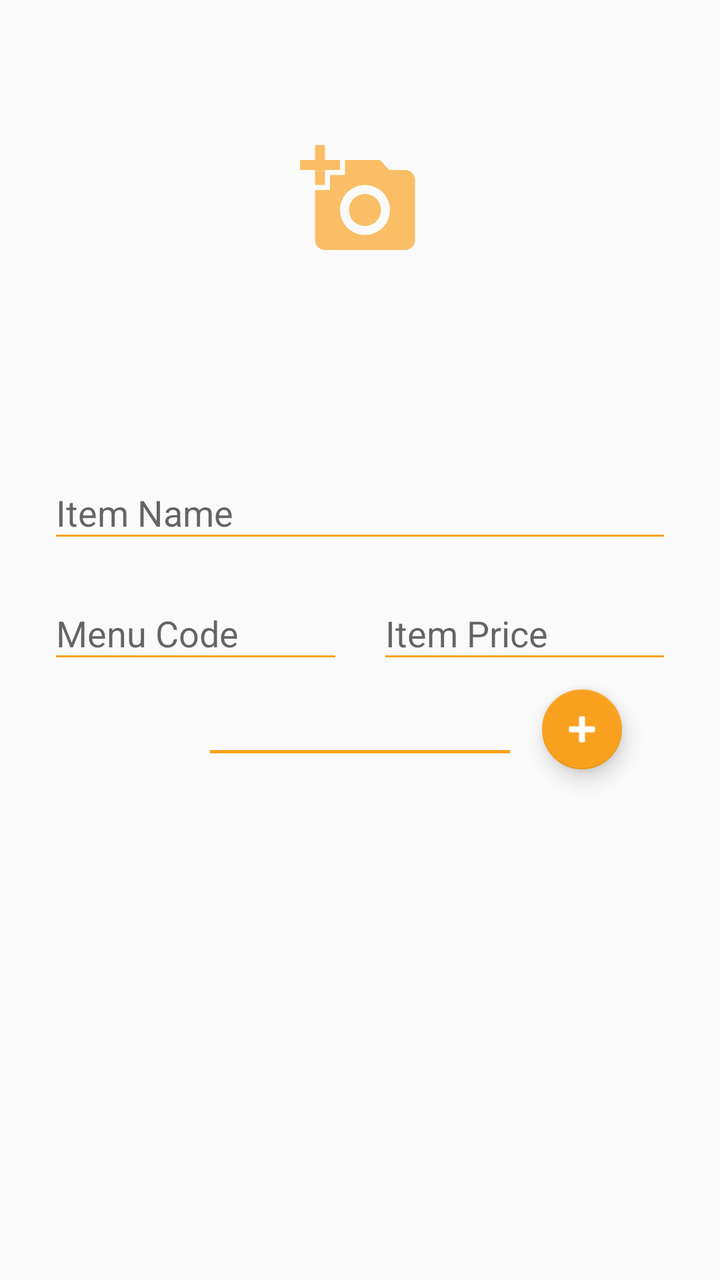
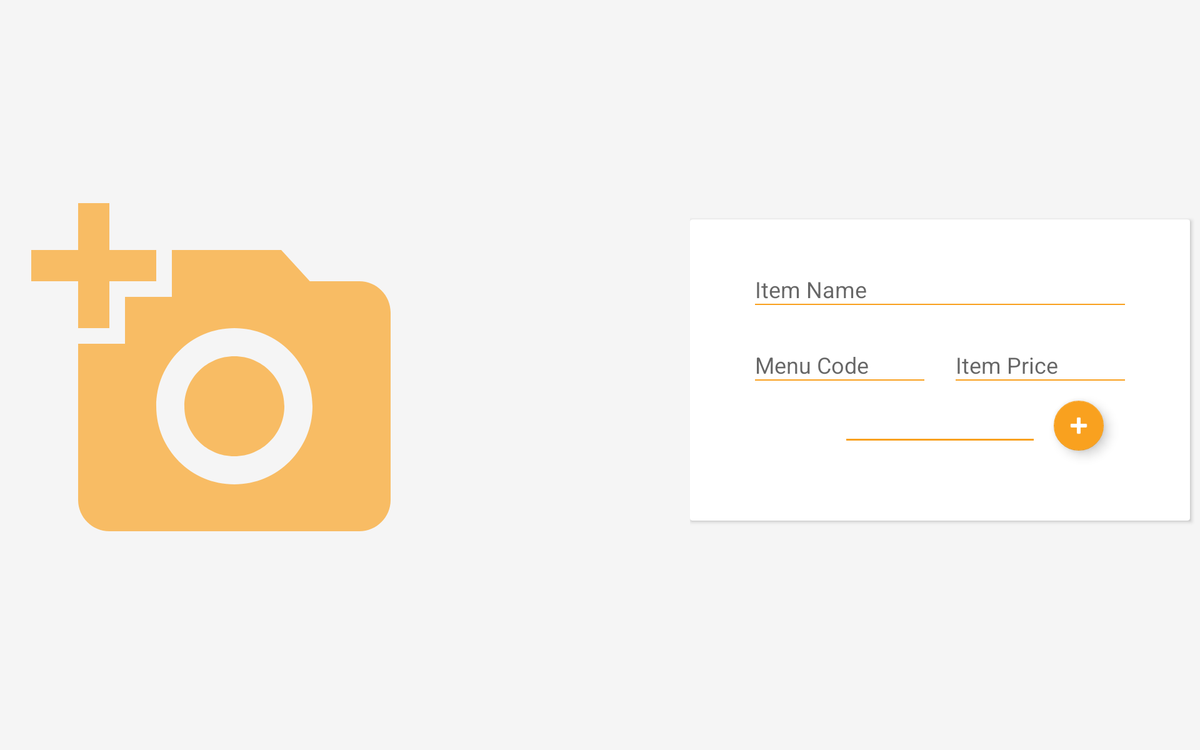

An Android layout and its configuration variant, each rendered on a device that would load it. The default file and the variant file are quoted in full after the pictures.
<!-- AndroidManifest.xml: application theme AppTheme -->
<!-- res/layout/activity_update_product_actiivty.xml -->
<?xml version="1.0" encoding="utf-8"?>
<android.support.constraint.ConstraintLayout xmlns:android="http://schemas.android.com/apk/res/android"
    xmlns:app="http://schemas.android.com/apk/res-auto"
    xmlns:tools="http://schemas.android.com/tools"
    android:layout_width="match_parent"
    android:layout_height="match_parent"
    tools:context="com.pointofsalesandroid.androidbasedpos_inventory.Restaurant.UpdateProductActiivty">
    <android.support.v7.widget.Toolbar
        android:id="@+id/toolbar"
        app:title="@string/addItem"
        android:textAlignment="center"
        android:visibility="gone"
        app:titleTextColor="@color/colorWhite"
        android:layout_width="match_parent"
        android:layout_height="wrap_content"
        android:background="@color/colorAccent"
        android:minHeight="?attr/actionBarSize"
        android:theme="?attr/actionBarTheme"
        app:layout_constraintEnd_toEndOf="parent"
        app:layout_constraintStart_toStartOf="parent"
        app:layout_constraintTop_toTopOf="parent" />

    <ScrollView
        android:layout_width="0dp"
        android:layout_height="0dp"
        android:scrollbars="none"
        android:layout_marginBottom="8dp"
        app:layout_constraintBottom_toBottomOf="parent"
        app:layout_constraintEnd_toEndOf="parent"
        app:layout_constraintStart_toStartOf="parent"
        app:layout_constraintTop_toBottomOf="@id/toolbar">

        <android.support.constraint.ConstraintLayout
            android:layout_width="match_parent"
            android:layout_height="match_parent"
            android:orientation="vertical" >

            <ImageView
                android:id="@+id/product_banner"
                android:layout_width="match_parent"
                android:layout_height="200dp"
                android:scaleType="centerCrop"
                android:src="@drawable/ic_add_a_photo_black_24dp"
                android:padding="150dp"
                android:tint="@color/colorPrimaryDark"
                app:layout_constraintEnd_toEndOf="parent"
                app:layout_constraintStart_toStartOf="parent"
                app:layout_constraintTop_toTopOf="parent" />

            <android.support.design.widget.TextInputLayout
                android:id="@+id/container_store_name"
                android:layout_width="match_parent"
                android:layout_height="wrap_content"
                android:layout_marginEnd="24dp"
                android:layout_marginStart="24dp"
                android:layout_marginTop="24dp"
                android:hint="Item Name"
                app:layout_constraintEnd_toEndOf="parent"
                app:layout_constraintHorizontal_bias="0.833"
                app:layout_constraintStart_toStartOf="parent"
                app:layout_constraintTop_toBottomOf="@+id/product_banner">

                <android.support.design.widget.TextInputEditText
                    android:layout_width="match_parent"
                    android:layout_height="wrap_content"
                    android:backgroundTint="@color/colorAccent"
                    android:drawablePadding="5dp"
                    android:id="@+id/fItemName"
                    android:textColor="@color/colorText" />
            </android.support.design.widget.TextInputLayout>

            <Button
                android:id="@+id/saveToiInventory"
                android:layout_width="wrap_content"
                android:layout_height="@dimen/saveButtonHeight"
                android:layout_marginBottom="8dp"
                android:layout_marginEnd="8dp"
                android:layout_marginStart="8dp"
                android:layout_marginTop="16dp"
                android:background="@drawable/butoon_save"
                android:paddingLeft="15dp"
                android:paddingRight="15dp"
                android:text="Save To inventory"
                android:textAllCaps="false"
                android:textColor="@color/colorWhite"
                app:layout_constraintBottom_toBottomOf="parent"
                app:layout_constraintEnd_toEndOf="parent"
                app:layout_constraintHorizontal_bias="0.502"
                app:layout_constraintStart_toStartOf="parent"
                app:layout_constraintTop_toBottomOf="@+id/dropDownCategory" />

            <android.support.design.widget.TextInputLayout
                android:id="@+id/container_item_price"
                android:layout_width="0dp"
                android:layout_height="wrap_content"
                android:layout_marginEnd="24dp"
                android:layout_marginStart="8dp"
                android:layout_marginTop="8dp"
                android:hint="Item Price"
                app:layout_constraintEnd_toEndOf="parent"
                app:layout_constraintStart_toEndOf="@+id/divider"
                app:layout_constraintTop_toBottomOf="@+id/container_store_name">

                <android.support.design.widget.TextInputEditText
                    android:layout_width="match_parent"
                    android:layout_height="wrap_content"
                    android:backgroundTint="@color/colorAccent"
                    android:drawablePadding="5dp"
                    android:inputType="numberDecimal"
                    android:textColor="@color/colorText"
                    android:id="@+id/fitemPrice"
                    />
            </android.support.design.widget.TextInputLayout>

            <View
                android:id="@+id/divider"
                android:layout_width="1dp"
                android:layout_height="50dp"
                android:layout_marginEnd="8dp"
                android:layout_marginStart="8dp"
                android:layout_marginTop="8dp"
                android:backgroundTint="@android:color/transparent"
                app:layout_constraintEnd_toEndOf="parent"
                app:layout_constraintStart_toStartOf="parent"
                app:layout_constraintTop_toBottomOf="@+id/container_store_name">


            </View>

            <android.support.design.widget.TextInputLayout
                android:id="@+id/container_category"
                android:layout_width="match_parent"
                android:layout_height="wrap_content"
                android:layout_marginEnd="24dp"
                android:layout_marginStart="24dp"
                android:layout_marginTop="8dp"
                android:hint="Menu Category"
                app:layout_constraintEnd_toEndOf="parent"
                app:layout_constraintHorizontal_bias="0.0"
                app:layout_constraintStart_toStartOf="parent"
                app:layout_constraintTop_toBottomOf="@+id/container_menu_code">

            </android.support.design.widget.TextInputLayout>

            <android.support.design.widget.TextInputLayout
                android:id="@+id/container_menu_code"
                android:layout_width="0dp"
                android:layout_height="wrap_content"
                android:layout_marginEnd="8dp"
                android:layout_marginStart="24dp"
                android:layout_marginTop="8dp"
                android:hint="Menu Code"
                app:layout_constraintEnd_toStartOf="@+id/divider"
                app:layout_constraintStart_toStartOf="parent"
                app:layout_constraintTop_toBottomOf="@+id/container_store_name">

                <android.support.design.widget.TextInputEditText
                    android:layout_width="match_parent"
                    android:layout_height="wrap_content"
                    android:backgroundTint="@color/colorAccent"
                    android:drawablePadding="5dp"
                    android:textColor="@color/colorText"
                    android:id="@+id/fMenuCode"

                    />
            </android.support.design.widget.TextInputLayout>


            <android.support.v7.widget.AppCompatSpinner
                android:id="@+id/dropDownCategory"
                android:layout_width="150dp"
                android:layout_height="wrap_content"
                android:layout_marginTop="24dp"
                android:background="@drawable/bottomline"
                android:padding="8dp"
                android:spinnerMode="dialog"
                android:textAlignment="center"
                android:tooltipText="Category"
                app:layout_constraintEnd_toEndOf="parent"
                app:layout_constraintStart_toStartOf="parent"
                app:layout_constraintTop_toBottomOf="@id/container_menu_code">

            </android.support.v7.widget.AppCompatSpinner>

            <android.support.design.widget.FloatingActionButton
                android:layout_width="wrap_content"
                android:layout_height="wrap_content"
                android:layout_marginLeft="16dp"
                android:layout_marginTop="8dp"
                android:id="@+id/add_category"
                android:tint="@android:color/white"
                app:fabSize="mini"
                app:layout_constraintLeft_toRightOf="@id/dropDownCategory"
                app:layout_constraintTop_toBottomOf="@+id/container_item_price"
                app:srcCompat="@android:drawable/ic_input_add" />

        </android.support.constraint.ConstraintLayout>
    </ScrollView>

    <com.wang.avi.AVLoadingIndicatorView
        android:id="@+id/avi"
        style="@style/AVLoadingIndicatorView.Large"
        android:layout_width="wrap_content"
        android:layout_height="wrap_content"
        android:layout_marginBottom="8dp"
        android:layout_marginEnd="8dp"
        android:layout_marginStart="8dp"
        android:layout_marginTop="8dp"
        android:visibility="gone"
        android:translationZ="4dp"
        app:indicatorColor="@color/colorWhite"
        app:indicatorName="BallPulseIndicator"
        app:layout_constraintBottom_toBottomOf="parent"
        app:layout_constraintEnd_toEndOf="parent"
        app:layout_constraintStart_toStartOf="parent"
        app:layout_constraintTop_toTopOf="parent" />
    <RelativeLayout
        android:layout_width="match_parent"
        android:layout_height="match_parent"
        android:background="@color/colorAccent"
        android:visibility="gone"
        android:translationZ="3dp"
        android:id="@+id/prog"
        ></RelativeLayout>
</android.support.constraint.ConstraintLayout>
<!-- resources referenced by this layout -->
<resources>
  <color name="colorAccent">#F9A11F</color>
  <color name="colorPrimaryDark">#F9A11F</color>
  <color name="colorText">#303030</color>
  <color name="colorWhite">#ffffff</color>
  <!-- drawable bottomline (drawable) -->
  <?xml version="1.0" encoding="utf-8"?>
  <layer-list xmlns:android="http://schemas.android.com/apk/res/android">
  
      <item>
          <shape android:shape="rectangle" >
  
          </shape>
      </item>
  
      <item android:top="-5dp" android:right="-5dp" android:left="-5dp">
          <shape>
              <solid android:color="@android:color/transparent" />
              <stroke
                  android:width="1.5dp"
                  android:color="@color/colorAccent" />
          </shape>
      </item>
  </layer-list>
  <!-- drawable butoon_save (drawable-mdpi) -->
  <?xml version="1.0" encoding="utf-8"?>
  <shape xmlns:android="http://schemas.android.com/apk/res/android">
  <stroke android:width="1dp"
      android:color="@color/colorText"
      />
      <size android:width="50dp" android:height="50dp"/>
  <corners android:radius="50dp"/>
  <solid android:color="@color/colorAccent"/>
  </shape>
  <!-- drawable ic_add_a_photo_black_24dp (drawable) -->
  <vector android:alpha="0.68" android:height="48dp"
      android:viewportHeight="24.0" android:viewportWidth="24.0"
      android:width="48dp" xmlns:android="http://schemas.android.com/apk/res/android">
      <path android:fillColor="#FF000000" android:pathData="M3,4L3,1h2v3h3v2L5,6v3L3,9L3,6L0,6L0,4h3zM6,10L6,7h3L9,4h7l1.83,2L21,6c1.1,0 2,0.9 2,2v12c0,1.1 -0.9,2 -2,2L5,22c-1.1,0 -2,-0.9 -2,-2L3,10h3zM13,19c2.76,0 5,-2.24 5,-5s-2.24,-5 -5,-5 -5,2.24 -5,5 2.24,5 5,5zM9.8,14c0,1.77 1.43,3.2 3.2,3.2s3.2,-1.43 3.2,-3.2 -1.43,-3.2 -3.2,-3.2 -3.2,1.43 -3.2,3.2z"/>
  </vector>
  <string name="addItem">Add Item</string>
  <style name="AppTheme" parent="Theme.AppCompat.Light.DarkActionBar">
          
          <item name="colorPrimary">@color/colorPrimary</item>
          <item name="colorPrimaryDark">@color/colorPrimaryDark</item>
          <item name="colorAccent">@color/colorAccent</item>
      </style>
  <color name="colorPrimary">#F5F5F5</color>
</resources>
<!-- res/layout-large-land/activity_update_product_actiivty.xml (the author's variant of the layout above) -->
<!-- drawn on a 7-inch tablet turned sideways -->
<?xml version="1.0" encoding="utf-8"?>
<android.support.constraint.ConstraintLayout xmlns:android="http://schemas.android.com/apk/res/android"
    xmlns:app="http://schemas.android.com/apk/res-auto"
    xmlns:tools="http://schemas.android.com/tools"
    android:layout_width="match_parent"
    android:layout_height="match_parent"
    android:background="@color/slightGrey"
    tools:context="com.pointofsalesandroid.androidbasedpos_inventory.Restaurant.AddToInventoryRestuarant">

    <android.support.v7.widget.Toolbar
        android:id="@+id/toolbar"
        android:layout_width="match_parent"
        android:layout_height="wrap_content"
        android:background="@color/colorAccent"
        android:minHeight="?attr/actionBarSize"
        android:textAlignment="center"
        android:theme="?attr/actionBarTheme"
        android:visibility="gone"
        app:layout_constraintEnd_toEndOf="parent"
        app:layout_constraintStart_toStartOf="parent"
        app:layout_constraintTop_toTopOf="parent"
        app:title="@string/addItem"
        app:titleTextColor="@color/colorWhite" />

    <ImageView
        android:id="@+id/product_banner"
        android:layout_width="350dp"
        android:layout_height="match_parent"
        android:padding="150dp"
        android:scaleType="centerCrop"
        android:src="@drawable/ic_add_a_photo_black_24dp"
        android:tint="@color/colorPrimaryDark"
        app:layout_constraintBottom_toBottomOf="parent"
        app:layout_constraintStart_toStartOf="parent"
        app:layout_constraintTop_toTopOf="parent" />

    <ScrollView
        android:layout_width="wrap_content"
        android:layout_height="wrap_content"
        android:layout_marginBottom="8dp"
        android:scrollbars="none"
        app:layout_constraintBottom_toBottomOf="parent"
        app:layout_constraintEnd_toEndOf="parent"
        app:layout_constraintLeft_toRightOf="@id/product_banner"
        app:layout_constraintTop_toBottomOf="@id/toolbar">

        <android.support.constraint.ConstraintLayout
            android:layout_width="match_parent"
            android:layout_height="match_parent"
            android:orientation="vertical">


            <android.support.v7.widget.CardView
                android:layout_width="400dp"
                android:layout_height="wrap_content"
                android:layout_marginBottom="8dp"
                android:layout_marginEnd="8dp"
                android:layout_marginLeft="16dp"
                android:layout_marginTop="8dp"
                app:layout_constraintBottom_toBottomOf="parent"
                app:layout_constraintEnd_toEndOf="parent"
                
                app:layout_constraintTop_toTopOf="parent">

                <android.support.constraint.ConstraintLayout
                    android:layout_width="match_parent"
                    android:layout_height="match_parent"
                    android:layout_margin="24dp">

                    <android.support.design.widget.TextInputLayout
                        android:id="@+id/container_store_name"
                        android:layout_width="match_parent"
                        android:layout_height="wrap_content"
                        android:layout_marginEnd="24dp"
                        android:layout_marginStart="24dp"
                        android:layout_marginTop="24dp"
                        android:hint="Item Name"
                        app:layout_constraintEnd_toEndOf="parent"
                        app:layout_constraintHorizontal_bias="0.833"
                        app:layout_constraintStart_toStartOf="parent"
                        >

                        <android.support.design.widget.TextInputEditText
                            android:id="@+id/fItemName"
                            android:layout_width="match_parent"
                            android:layout_height="wrap_content"
                            android:backgroundTint="@color/colorAccent"
                            android:drawablePadding="5dp"
                            android:textColor="@color/colorText" />
                    </android.support.design.widget.TextInputLayout>

                    <Button
                        android:id="@+id/saveToiInventory"
                        android:layout_width="wrap_content"
                        android:layout_height="@dimen/saveButtonHeight"
                        android:layout_marginBottom="8dp"
                        android:layout_marginEnd="8dp"
                        android:layout_marginStart="8dp"
                        android:layout_marginTop="32dp"
                        android:background="@drawable/butoon_save"
                        android:paddingLeft="15dp"
                        android:paddingRight="15dp"
                        android:text="Save To inventory"
                        android:textAllCaps="false"
                        android:textColor="@color/colorWhite"
                        app:layout_constraintBottom_toBottomOf="parent"
                        app:layout_constraintEnd_toEndOf="parent"
                        app:layout_constraintStart_toStartOf="parent"
                        app:layout_constraintTop_toBottomOf="@+id/dropDownCategory" />

                    <android.support.design.widget.TextInputLayout
                        android:id="@+id/container_item_price"
                        android:layout_width="0dp"
                        android:layout_height="wrap_content"
                        android:layout_marginEnd="24dp"
                        android:layout_marginStart="8dp"
                        android:layout_marginTop="8dp"
                        android:hint="Item Price"
                        app:layout_constraintEnd_toEndOf="parent"
                        app:layout_constraintStart_toEndOf="@+id/divider"
                        app:layout_constraintTop_toBottomOf="@+id/container_store_name">

                        <android.support.design.widget.TextInputEditText
                            android:id="@+id/fitemPrice"
                            android:layout_width="match_parent"
                            android:layout_height="wrap_content"
                            android:backgroundTint="@color/colorAccent"
                            android:drawablePadding="5dp"
                            android:inputType="numberDecimal"
                            android:textColor="@color/colorText" />
                    </android.support.design.widget.TextInputLayout>

                    <View
                        android:id="@+id/divider"
                        android:layout_width="1dp"
                        android:layout_height="50dp"
                        android:layout_marginEnd="8dp"
                        android:layout_marginStart="8dp"
                        android:layout_marginTop="8dp"
                        android:backgroundTint="@android:color/transparent"
                        app:layout_constraintEnd_toEndOf="parent"
                        app:layout_constraintStart_toStartOf="parent"
                        app:layout_constraintTop_toBottomOf="@+id/container_store_name">


                    </View>

                    <android.support.design.widget.TextInputLayout
                        android:id="@+id/container_category"
                        android:layout_width="match_parent"
                        android:layout_height="wrap_content"
                        android:layout_marginEnd="24dp"
                        android:layout_marginStart="24dp"
                        android:layout_marginTop="8dp"
                        android:hint="Menu Category"
                        app:layout_constraintEnd_toEndOf="parent"
                        app:layout_constraintHorizontal_bias="0.0"
                        app:layout_constraintStart_toStartOf="parent"
                        app:layout_constraintTop_toBottomOf="@+id/container_menu_code">

                    </android.support.design.widget.TextInputLayout>

                    <android.support.design.widget.TextInputLayout
                        android:id="@+id/container_menu_code"
                        android:layout_width="0dp"
                        android:layout_height="wrap_content"
                        android:layout_marginEnd="8dp"
                        android:layout_marginStart="24dp"
                        android:layout_marginTop="8dp"
                        android:hint="Menu Code"
                        app:layout_constraintEnd_toStartOf="@+id/divider"
                        app:layout_constraintStart_toStartOf="parent"
                        app:layout_constraintTop_toBottomOf="@+id/container_store_name">

                        <android.support.design.widget.TextInputEditText
                            android:id="@+id/fMenuCode"
                            android:layout_width="match_parent"
                            android:layout_height="wrap_content"
                            android:backgroundTint="@color/colorAccent"
                            android:drawablePadding="5dp"
                            android:textColor="@color/colorText"

                            />
                    </android.support.design.widget.TextInputLayout>


                    <android.support.v7.widget.AppCompatSpinner
                        android:id="@+id/dropDownCategory"
                        android:layout_width="150dp"
                        android:layout_height="wrap_content"
                        android:layout_marginTop="24dp"
                        android:background="@drawable/bottomline"
                        android:padding="8dp"
                        android:spinnerMode="dialog"
                        android:textAlignment="center"
                        android:tooltipText="Category"
                        app:layout_constraintEnd_toEndOf="parent"
                        app:layout_constraintStart_toStartOf="parent"
                        app:layout_constraintTop_toBottomOf="@id/container_menu_code">

                    </android.support.v7.widget.AppCompatSpinner>

                    <android.support.design.widget.FloatingActionButton
                        android:id="@+id/add_category"
                        android:layout_width="wrap_content"
                        android:layout_height="wrap_content"
                        android:layout_marginLeft="16dp"
                        android:layout_marginTop="8dp"
                        android:tint="@android:color/white"
                        app:fabSize="mini"
                        app:layout_constraintLeft_toRightOf="@id/dropDownCategory"
                        app:layout_constraintTop_toBottomOf="@+id/container_item_price"
                        app:srcCompat="@android:drawable/ic_input_add" />

                </android.support.constraint.ConstraintLayout>

            </android.support.v7.widget.CardView>


        </android.support.constraint.ConstraintLayout>
    </ScrollView>

    <com.wang.avi.AVLoadingIndicatorView
        android:id="@+id/avi"
        style="@style/AVLoadingIndicatorView.Large"
        android:layout_width="wrap_content"
        android:layout_height="wrap_content"
        android:layout_marginBottom="8dp"
        android:layout_marginEnd="8dp"
        android:layout_marginStart="8dp"
        android:layout_marginTop="8dp"
        android:translationZ="4dp"
        android:visibility="gone"
        app:indicatorColor="@color/colorWhite"
        app:indicatorName="BallPulseIndicator"
        app:layout_constraintBottom_toBottomOf="parent"
        app:layout_constraintEnd_toEndOf="parent"
        app:layout_constraintStart_toStartOf="parent"
        app:layout_constraintTop_toTopOf="parent" />

    <RelativeLayout
        android:id="@+id/prog"
        android:layout_width="match_parent"
        android:layout_height="match_parent"
        android:background="@color/colorAccent"
        android:translationZ="3dp"
        android:visibility="gone"></RelativeLayout>


</android.support.constraint.ConstraintLayout>
<!-- resources referenced by the variant -->
<!-- as a 7-inch tablet turned sideways resolves them -->
<resources>
  <color name="colorAccent">#F9A11F</color>
  <color name="colorPrimaryDark">#F9A11F</color>
  <color name="colorText">#303030</color>
  <color name="colorWhite">#ffffff</color>
  <color name="slightGrey">#F5F5F5</color>
  <!-- drawable bottomline (drawable) -->
  <?xml version="1.0" encoding="utf-8"?>
  <layer-list xmlns:android="http://schemas.android.com/apk/res/android">
  
      <item>
          <shape android:shape="rectangle" >
  
          </shape>
      </item>
  
      <item android:top="-5dp" android:right="-5dp" android:left="-5dp">
          <shape>
              <solid android:color="@android:color/transparent" />
              <stroke
                  android:width="1.5dp"
                  android:color="@color/colorAccent" />
          </shape>
      </item>
  </layer-list>
  <!-- drawable butoon_save (drawable-mdpi) -->
  <?xml version="1.0" encoding="utf-8"?>
  <shape xmlns:android="http://schemas.android.com/apk/res/android">
  <stroke android:width="1dp"
      android:color="@color/colorText"
      />
      <size android:width="50dp" android:height="50dp"/>
  <corners android:radius="50dp"/>
  <solid android:color="@color/colorAccent"/>
  </shape>
  <!-- drawable ic_add_a_photo_black_24dp (drawable) -->
  <vector android:alpha="0.68" android:height="48dp"
      android:viewportHeight="24.0" android:viewportWidth="24.0"
      android:width="48dp" xmlns:android="http://schemas.android.com/apk/res/android">
      <path android:fillColor="#FF000000" android:pathData="M3,4L3,1h2v3h3v2L5,6v3L3,9L3,6L0,6L0,4h3zM6,10L6,7h3L9,4h7l1.83,2L21,6c1.1,0 2,0.9 2,2v12c0,1.1 -0.9,2 -2,2L5,22c-1.1,0 -2,-0.9 -2,-2L3,10h3zM13,19c2.76,0 5,-2.24 5,-5s-2.24,-5 -5,-5 -5,2.24 -5,5 2.24,5 5,5zM9.8,14c0,1.77 1.43,3.2 3.2,3.2s3.2,-1.43 3.2,-3.2 -1.43,-3.2 -3.2,-3.2 -3.2,1.43 -3.2,3.2z"/>
  </vector>
  <string name="addItem">Add Item</string>
  <style name="AppTheme" parent="Theme.AppCompat.Light.DarkActionBar">
          
          <item name="colorPrimary">@color/colorPrimary</item>
          <item name="colorPrimaryDark">@color/colorPrimaryDark</item>
          <item name="colorAccent">@color/colorAccent</item>
      </style>
  <color name="colorPrimary">#F5F5F5</color>
</resources>
